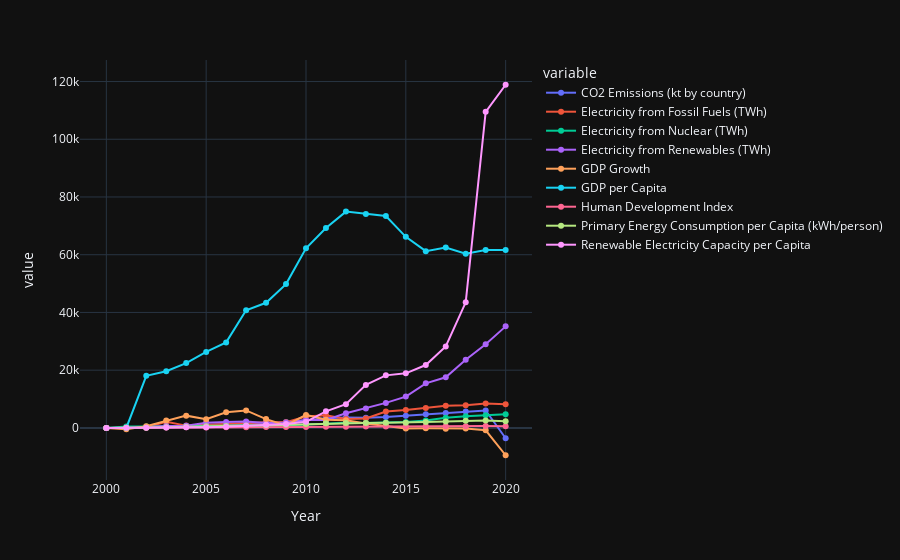

Source (notebook cell):
### Code cell
fig = px.line(df_line, x=df_line.index, y=cols_to_normalize, markers=True, log_y=False)

fig.show()

### Figure 1 — Plotly figure (JSON) as saved in the notebook; plotly's stock layout.template omitted (floating-point values rounded to 4 significant figures)
{"data": [{"hovertemplate": "variable=CO2 Emissions (kt by country)<br>Year=%{x}<br>value=%{y}<extra></extra>", "legendgroup": "CO2 Emissions (kt by country)", "line": {"color": "#636efa", "dash": "solid"}, "marker": {"symbol": "circle"}, "mode": "lines+markers", "name": "CO2 Emissions (kt by country)", "orientation": "v", "showlegend": true, "x": [2000, 2001, 2002, 2003, 2004, 2005, 2006, 2007, 2008, 2009, 2010, 2011, 2012, 2013, 2014, 2015, 2016, 2017, 2018, 2019, 2020], "xaxis": "x", "y": [0.0, 81.21, 226.6, 421.1, 631.5, 910.5, 1143.0, 1421.0, 1823.0, 2043.0, 2666.0, 3330.0, 3644.0, 3513.0, 3766.0, 4197.0, 4716.0, 5170.0, 5723.0, 6045.0, -3599.0], "yaxis": "y", "type": "scatter"}, {"hovertemplate": "variable=Electricity from Fossil Fuels (TWh)<br>Year=%{x}<br>value=%{y}<extra></extra>", "legendgroup": "Electricity from Fossil Fuels (TWh)", "line": {"color": "#EF553B", "dash": "solid"}, "marker": {"symbol": "circle"}, "mode": "lines+markers", "name": "Electricity from Fossil Fuels (TWh)", "orientation": "v", "showlegend": true, "x": [2000, 2001, 2002, 2003, 2004, 2005, 2006, 2007, 2008, 2009, 2010, 2011, 2012, 2013, 2014, 2015, 2016, 2017, 2018, 2019, 2020], "xaxis": "x", "y": [0.0, 52.69, 188.1, 2126.0, 787.8, 1056.0, 1368.0, 1817.0, 1981.0, 1983.0, 3914.0, 4348.0, 3103.0, 3257.0, 5659.0, 6186.0, 6884.0, 7689.0, 7826.0, 8471.0, 8232.0], "yaxis": "y", "type": "scatter"}, {"hovertemplate": "variable=Electricity from Nuclear (TWh)<br>Year=%{x}<br>value=%{y}<extra></extra>", "legendgroup": "Electricity from Nuclear (TWh)", "line": {"color": "#00cc96", "dash": "solid"}, "marker": {"symbol": "circle"}, "mode": "lines+markers", "name": "Electricity from Nuclear (TWh)", "orientation": "v", "showlegend": true, "x": [2000, 2001, 2002, 2003, 2004, 2005, 2006, 2007, 2008, 2009, 2010, 2011, 2012, 2013, 2014, 2015, 2016, 2017, 2018, 2019, 2020], "xaxis": "x", "y": [0.0, 452.7, 451.7, 523.7, 651.5, 791.3, 837.3, 807.2, 665.2, 930.3, 982.0, 1414.0, 1804.0, 1657.0, 1845.0, 2047.0, 2569.0, 3494.0, 4073.0, 4387.0, 4716.0], "yaxis": "y", "type": "scatter"}, {"hovertemplate": "variable=Electricity from Renewables (TWh)<br>Year=%{x}<br>value=%{y}<extra></extra>", "legendgroup": "Electricity from Renewables (TWh)", "line": {"color": "#ab63fa", "dash": "solid"}, "marker": {"symbol": "circle"}, "mode": "lines+markers", "name": "Electricity from Renewables (TWh)", "orientation": "v", "showlegend": true, "x": [2000, 2001, 2002, 2003, 2004, 2005, 2006, 2007, 2008, 2009, 2010, 2011, 2012, 2013, 2014, 2015, 2016, 2017, 2018, 2019, 2020], "xaxis": "x", "y": [0.0, -58.68, 303.1, 696.3, 775.9, 1789.0, 2015.0, 2192.0, 1661.0, 1784.0, 2740.0, 2769.0, 5067.0, 6751.0, 8667.0, 10840.0, 15440.0, 17540.0, 23590.0, 28950.0, 35170.0], "yaxis": "y", "type": "scatter"}, {"hovertemplate": "variable=GDP Growth<br>Year=%{x}<br>value=%{y}<extra></extra>", "legendgroup": "GDP Growth", "line": {"color": "#FFA15A", "dash": "solid"}, "marker": {"symbol": "circle"}, "mode": "lines+markers", "name": "GDP Growth", "orientation": "v", "showlegend": true, "x": [2000, 2001, 2002, 2003, 2004, 2005, 2006, 2007, 2008, 2009, 2010, 2011, 2012, 2013, 2014, 2015, 2016, 2017, 2018, 2019, 2020], "xaxis": "x", "y": [0.0, -469.9, 557.3, 2521.0, 4245.0, 3033.0, 5388.0, 6047.0, 3039.0, 863.8, 4502.0, 2820.0, 2606.0, 1506.0, 755.8, -192.1, -166.1, -289.4, -173.7, -824.8, -9477.0], "yaxis": "y", "type": "scatter"}, {"hovertemplate": "variable=GDP per Capita<br>Year=%{x}<br>value=%{y}<extra></extra>", "legendgroup": "GDP per Capita", "line": {"color": "#19d3f3", "dash": "solid"}, "marker": {"symbol": "circle"}, "mode": "lines+markers", "name": "GDP per Capita", "orientation": "v", "showlegend": true, "x": [2000, 2001, 2002, 2003, 2004, 2005, 2006, 2007, 2008, 2009, 2010, 2011, 2012, 2013, 2014, 2015, 2016, 2017, 2018, 2019, 2020], "xaxis": "x", "y": [0.0, 3.194, 18030.0, 19650.0, 22440.0, 26330.0, 29620.0, 40760.0, 43340.0, 49810.0, 62210.0, 69240.0, 74930.0, 74140.0, 73410.0, 66180.0, 61240.0, 62470.0, 60310.0, 61600.0, 61660.0], "yaxis": "y", "type": "scatter"}, {"hovertemplate": "variable=Human Development Index<br>Year=%{x}<br>value=%{y}<extra></extra>", "legendgroup": "Human Development Index", "line": {"color": "#FF6692", "dash": "solid"}, "marker": {"symbol": "circle"}, "mode": "lines+markers", "name": "Human Development Index", "orientation": "v", "showlegend": true, "x": [2000, 2001, 2002, 2003, 2004, 2005, 2006, 2007, 2008, 2009, 2010, 2011, 2012, 2013, 2014, 2015, 2016, 2017, 2018, 2019, 2020], "xaxis": "x", "y": [0.0, 39.3, 88.82, 137.9, 183.2, 168.1, 213.6, 262.9, 292.7, 327.8, 327.1, 366.1, 405.8, 445.6, 482.2, 510.2, 537.3, 563.4, 594.5, 624.4, 586.5], "yaxis": "y", "type": "scatter"}, {"hovertemplate": "variable=Primary Energy Consumption per Capita (kWh/person)<br>Year=%{x}<br>value=%{y}<extra></extra>", "legendgroup": "Primary Energy Consumption per Capita (kWh/person)", "line": {"color": "#B6E880", "dash": "solid"}, "marker": {"symbol": "circle"}, "mode": "lines+markers", "name": "Primary Energy Consumption per Capita (kWh/person)", "orientation": "v", "showlegend": true, "x": [2000, 2001, 2002, 2003, 2004, 2005, 2006, 2007, 2008, 2009, 2010, 2011, 2012, 2013, 2014, 2015, 2016, 2017, 2018, 2019, 2020], "xaxis": "x", "y": [0.0, 13.94, 67.13, 232.0, 364.1, 576.8, 683.7, 834.2, 948.9, 1131.0, 1378.0, 1573.0, 1722.0, 1734.0, 1779.0, 1816.0, 2025.0, 2197.0, 2434.0, 2577.0, 2317.0], "yaxis": "y", "type": "scatter"}, {"hovertemplate": "variable=Renewable Electricity Capacity per Capita<br>Year=%{x}<br>value=%{y}<extra></extra>", "legendgroup": "Renewable Electricity Capacity per Capita", "line": {"color": "#FF97FF", "dash": "solid"}, "marker": {"symbol": "circle"}, "mode": "lines+markers", "name": "Renewable Electricity Capacity per Capita", "orientation": "v", "showlegend": true, "x": [2000, 2001, 2002, 2003, 2004, 2005, 2006, 2007, 2008, 2009, 2010, 2011, 2012, 2013, 2014, 2015, 2016, 2017, 2018, 2019, 2020], "xaxis": "x", "y": [0.0, 19.37, 14.81, 109.8, 240.6, 243.1, 394.7, 706.5, 1085.0, 1383.0, 2106.0, 5738.0, 8220.0, 14900.0, 18200.0, 18900.0, 21770.0, 28230.0, 43510.0, 109500.0, 118900.0], "yaxis": "y", "type": "scatter"}], "layout": {"xaxis": {"anchor": "y", "domain": [0.0, 1.0], "title": {"text": "Year"}}, "yaxis": {"anchor": "x", "domain": [0.0, 1.0], "title": {"text": "value"}}, "legend": {"title": {"text": "variable"}, "tracegroupgap": 0}, "margin": {"t": 60}}}
